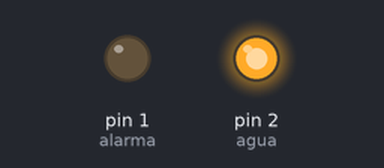
A sketch run on a simulated Teensy 4. Parts: output pins drawn as LEDs (lit = HIGH).

Above: at 0.1 s.
At 11.1 s:
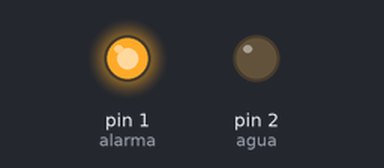
At 26.1 s:
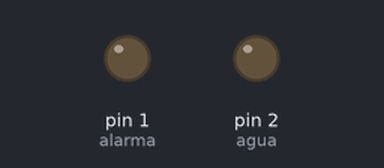
Timing chart, 0 to 27.6 s (numbered marks = the images above):
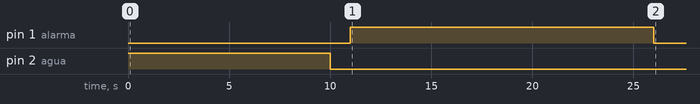

The sketch:

MiCodigo.ino
```cpp
//Comentario
//ProgramaDePrueba
//Comentarios
//FuncionParaIniciarElLlenado
//Inicio programa
int alarma = 1;
int x = 1;
int t = 15*1000;
int agua = 2;
int re = 10000;
void setup() {
pinMode(alarma,OUTPUT);
pinMode(agua, OUTPUT);
}
 void loop() {
if (x == 1) {
digitalWrite(agua, 1);
delay(re);
digitalWrite(agua, 0);
delay(1000);
digitalWrite(alarma, 1);
delay(t);
digitalWrite(alarma, 0);
x++;
}
}
//FinDelPrograma
```

Measured:
- by itself, pin 1 (alarma): LOW → HIGH at 11.0 s, → LOW 15.0 s later
- by itself, pin 2 (agua): LOW → HIGH at 0.00 s, → LOW 10.0 s later
